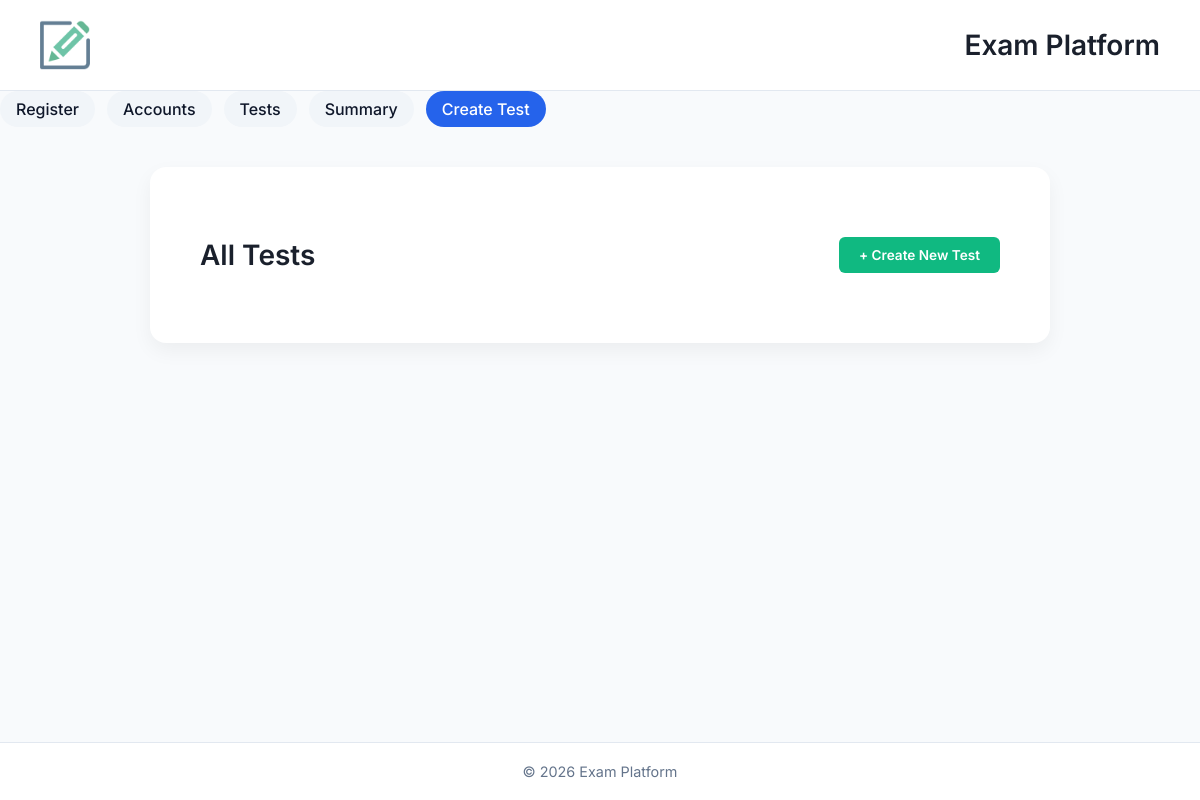
/tests, run on an earlier commit of the app's database.
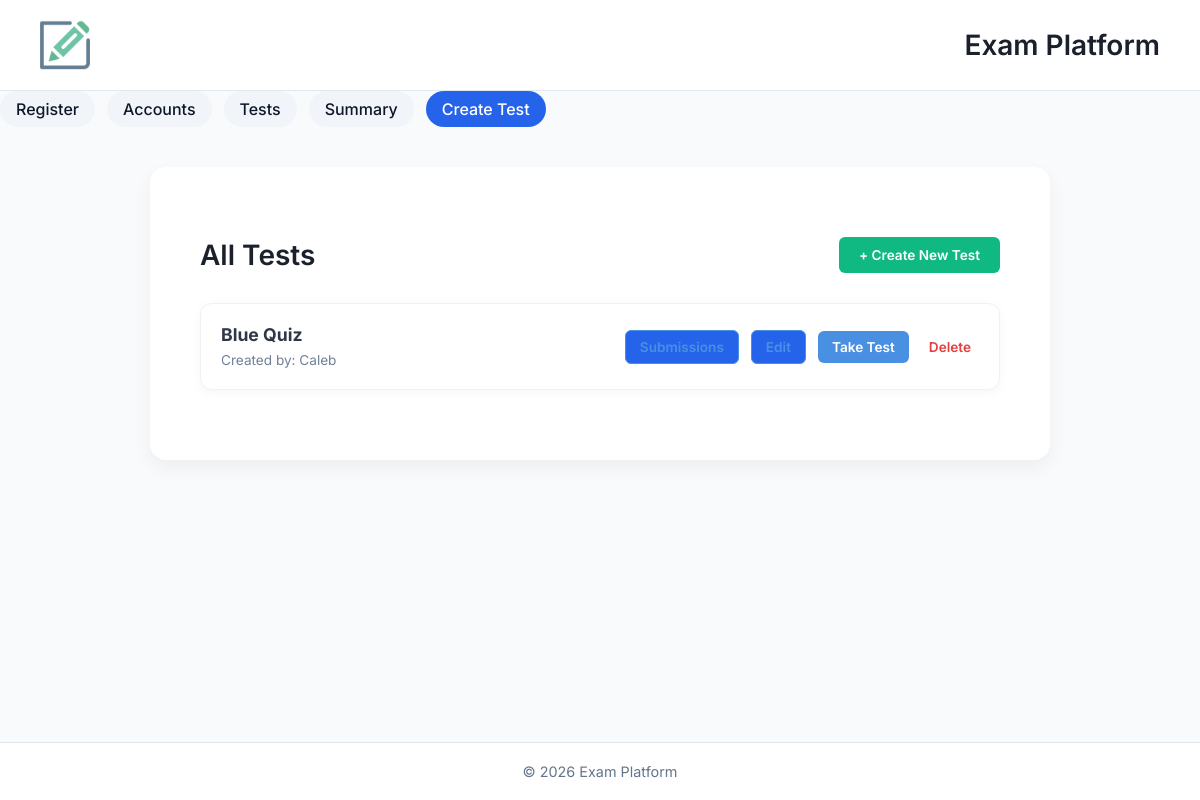
And on a later commit of the database.
### app/models/test.py (models this page shows)
class Test(db.Model):
    __tablename__ = "tests"
    id = db.Column(db.Integer, primary_key=True)
    title = db.Column(db.String(255))
    teacher_id = db.Column(db.Integer, db.ForeignKey("users.id"))
    is_timed = db.Column(db.Boolean, default=False)
    duration = db.Column(db.Integer, nullable=True)
    created_at = db.Column(db.DateTime, default=db.func.current_timestamp())
    teacher = db.relationship("User", back_populates="tests_created")
    questions = db.relationship("Question", back_populates="test", lazy=True)
    submissions = db.relationship("Submission", back_populates="test", lazy=True)

### app/models/user.py (models this page shows)
class User(db.Model):
    __tablename__ = "users"
    id = db.Column(db.Integer, primary_key=True)
    name = db.Column(db.String(100))
    email = db.Column(db.String(100))
    role = db.Column(db.Enum("student", "teacher"))
    created_at = db.Column(db.DateTime, default=db.func.current_timestamp())
    submissions = db.relationship("Submission", back_populates="student", foreign_keys="Submission.student_id")
    graded_submissions = db.relationship("Submission", back_populates="grader", foreign_keys="Submission.graded_by")
    tests_created = db.relationship("Test", back_populates="teacher")

### app/routes/routes.py (the view)
@bp.route("/tests")
def tests():
    all_tests = Test.query.all()
    return render_template("tests.html", tests=all_tests)

### app/templates/tests.html (shortened to what this page needs)
{% extends "base.html" %}
{% block content %}
<div class="dashboard-container">
    <div class="header-flex">
        <h1>All Tests</h1>
        <a href="/create_test" class="btn btn-create">+ Create New Test</a>
    </div>
    <div class="test-list">
        {% for test in tests %}
        <div class="test-card">
            <div class="test-info">
                <strong>{{ test.title }}</strong>
                <span>Created by: {{ test.teacher.name }}</span>
            </div>
            <div class="test-actions">
                <a href="/test/{{ test.id }}/submissions" class="btn btn-outline">Submissions</a>
                <a href="/test/{{ test.id }}/edit" class="btn btn-outline">Edit</a>
                <a href="/test/{{ test.id }}" class="btn btn-take">Take Test</a>
                <form method="POST" action="/test/{{ test.id }}/delete" style="margin:0">
                    <button type="submit" class="btn-delete" onclick="return confirm('Delete this test?')">Delete</button>
                </form>
            </div>
        </div>
        {% endfor %}
    </div>
</div>
{% endblock %}

What changed in the data, as far as the page shows it:
added Test: title "Blue Quiz", teacher.name "Caleb"
